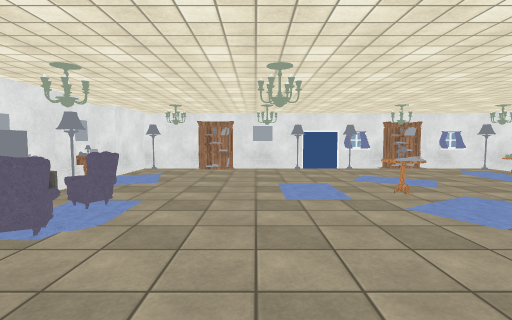
View 1 (above)

17 first-person views from a walk through a scene from a Unity 3-D project. The camera is 1.4 m above the floor, tilts 4° down and sees 85° across. The floor is counted in squares, 1 m on a side. Each view is taken from the middle of a square. On the plan, view 1 faces up. The plan holds only what a view shows up to about 14 squares ahead; the rest is blank. The player character is not drawn. Door leaves are left out, so doorways stand open. Some surface patterns are stand-ins.

View 2
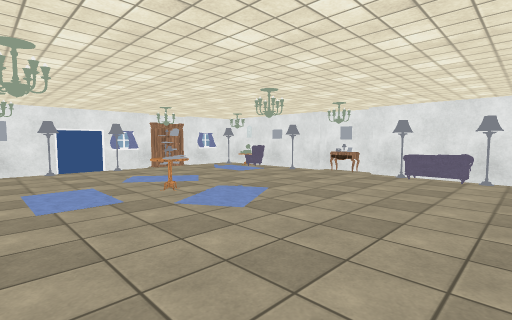

View 3
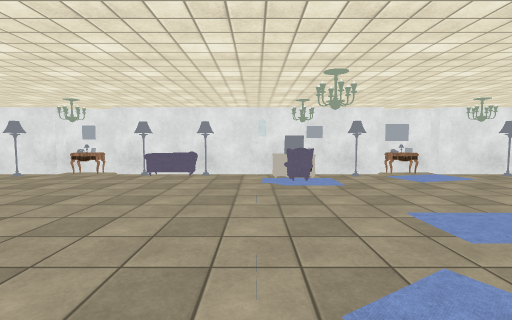

View 4
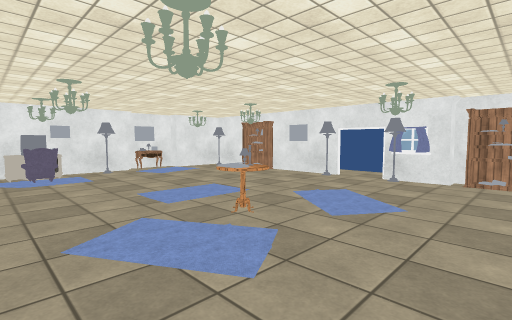

View 5
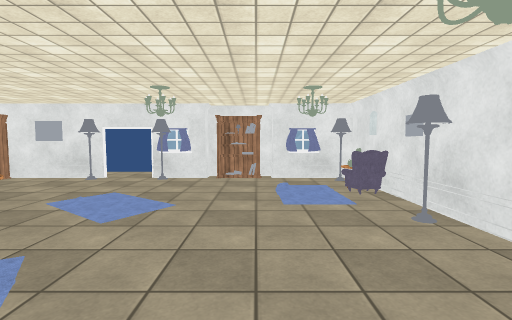

View 6
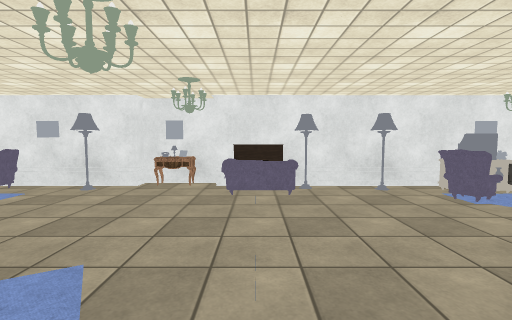

View 7
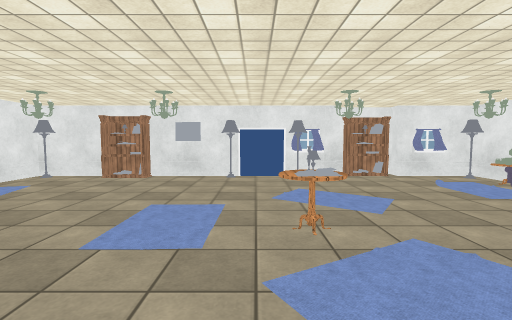

View 8
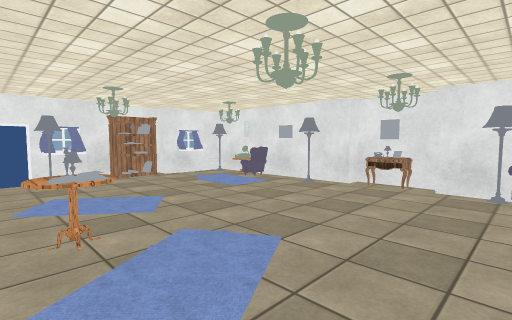

View 9
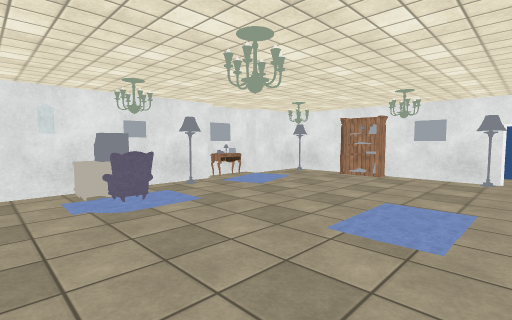

View 10
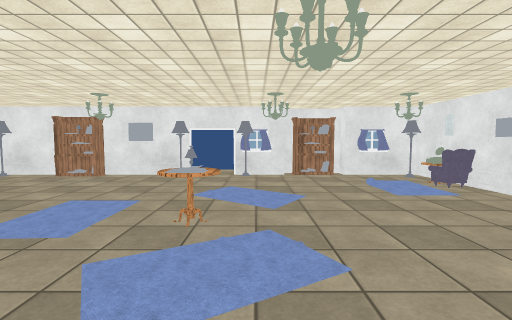

View 11
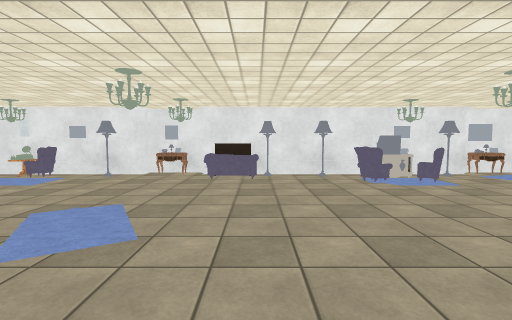

View 12
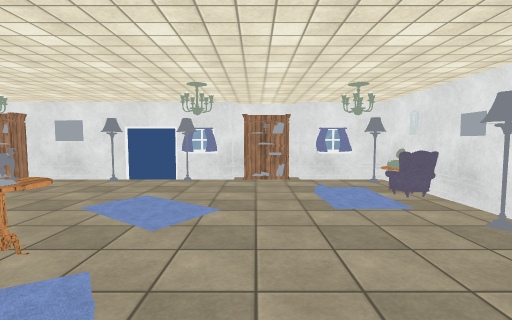

View 13
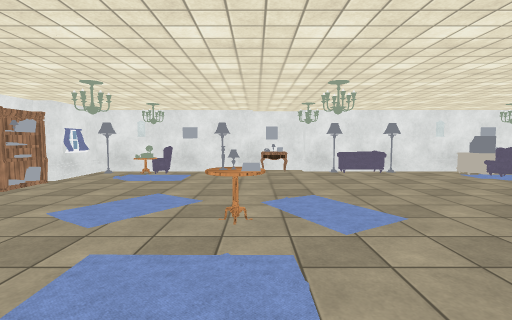

View 14
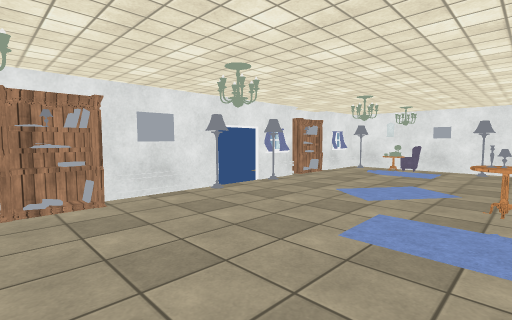

View 15
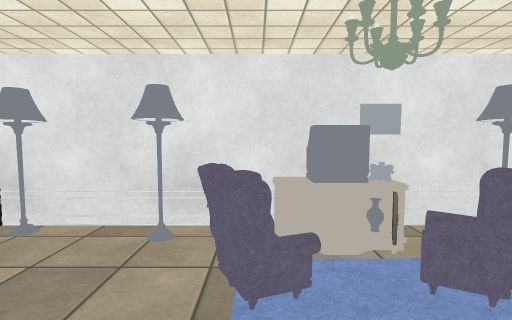

View 16
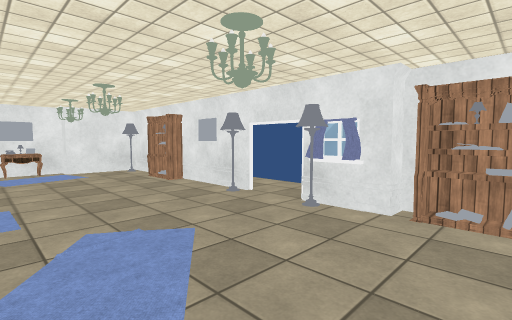

View 17
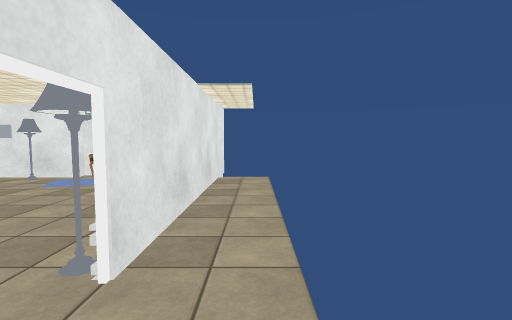

### Floor plan
Key: @ floor where view 1 was taken; # wall or solid block; . floor; D open door; O other object.
Columns run from 6 left of view 1 to 12 right of it. Each row starts with its distance up from view 1.
 15             ####
 14 ####OO###DD##OO####
 13 ##.OO............##
 12 #...............OO#
 11 #OO..............O#
 10 #OO.......OOO.....#
  9 #OO....OO.OOO....##
  8 ##.....OO.O......##
  7 ##.....OOOOO......#
  6 ###O......OOO....O#
  5 #OO.......OO......#
  4 #OOO.............##
  3 ##...............##
  2 ##...............O#
  1 ##...............##
  0 ##O...@...........#
 -1 #OO...............#
 -2 #OO............OOO#
 -3 O..............OOO#
 -4 OO......O.OO......#
 -5 #......OOOOO.....##
 -6 ##.....O..OO......#
 -7 #.....OOO.......O.#
 -8 #OO....OO.........#
 -9 #OO...............#
-10 #.................#
-11 ####OO##DD### OO###
-12    #OO# DD........#
-13        ...........

Where each view was taken, in squares from view 1:
view 1: 0 up, 0 right, facing up
view 2: 0 up, 0 right, facing up-right
view 3: 1 down, 0 right, facing right
view 4: 1 down, 2 left, facing down-right
view 5: 1 down, 2 left, facing down
view 6: 1 down, 3 right, facing left
view 7: 3 up, 3 right, facing up
view 8: 3 up, 3 right, facing up-right
view 9: 0 up, 3 right, facing down-right
view 10: 0 up, 1 right, facing down
view 11: 0 up, 6 right, facing left
view 12: 4 up, 7 right, facing up
view 13: 7 up, 1 left, facing right
view 14: 7 up, 3 left, facing up-right
view 15: 4 up, 1 left, facing left
view 16: 6 down, 2 left, facing down-right
view 17: 13 down, 1 right, facing right
